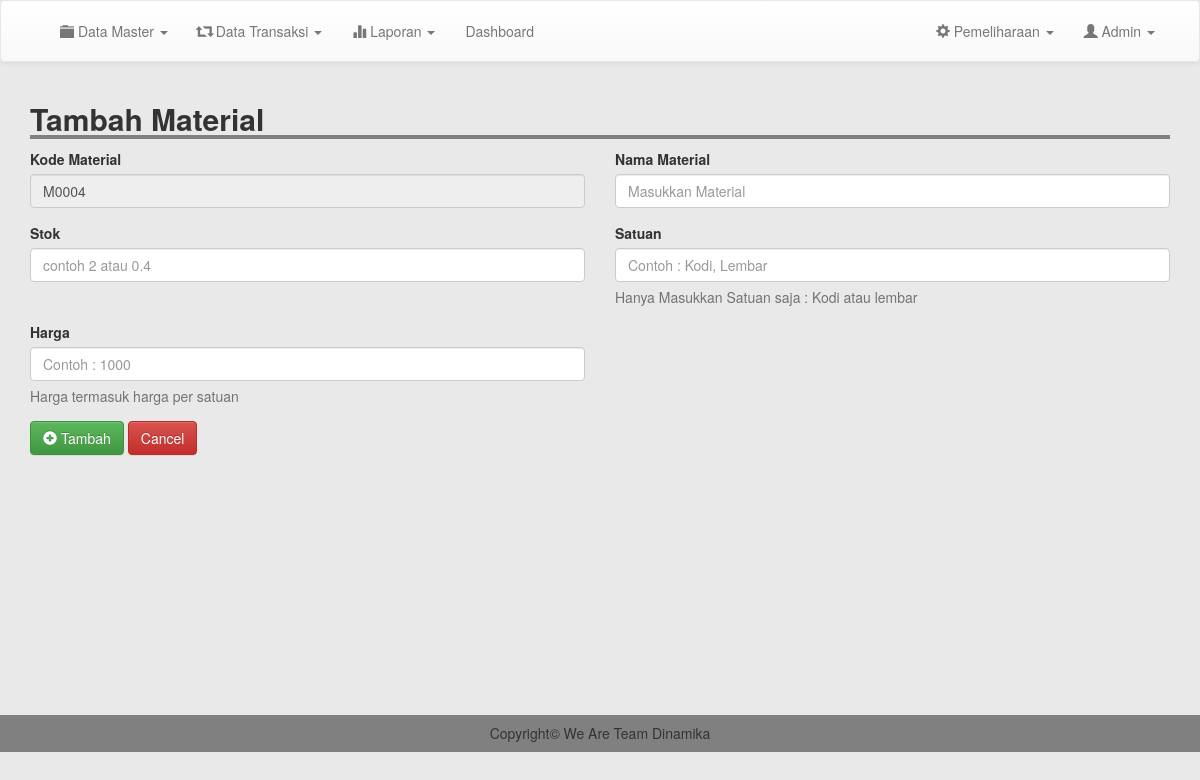
The page /admin/tm_inventory.php (signed in) on the database as committed earlier.
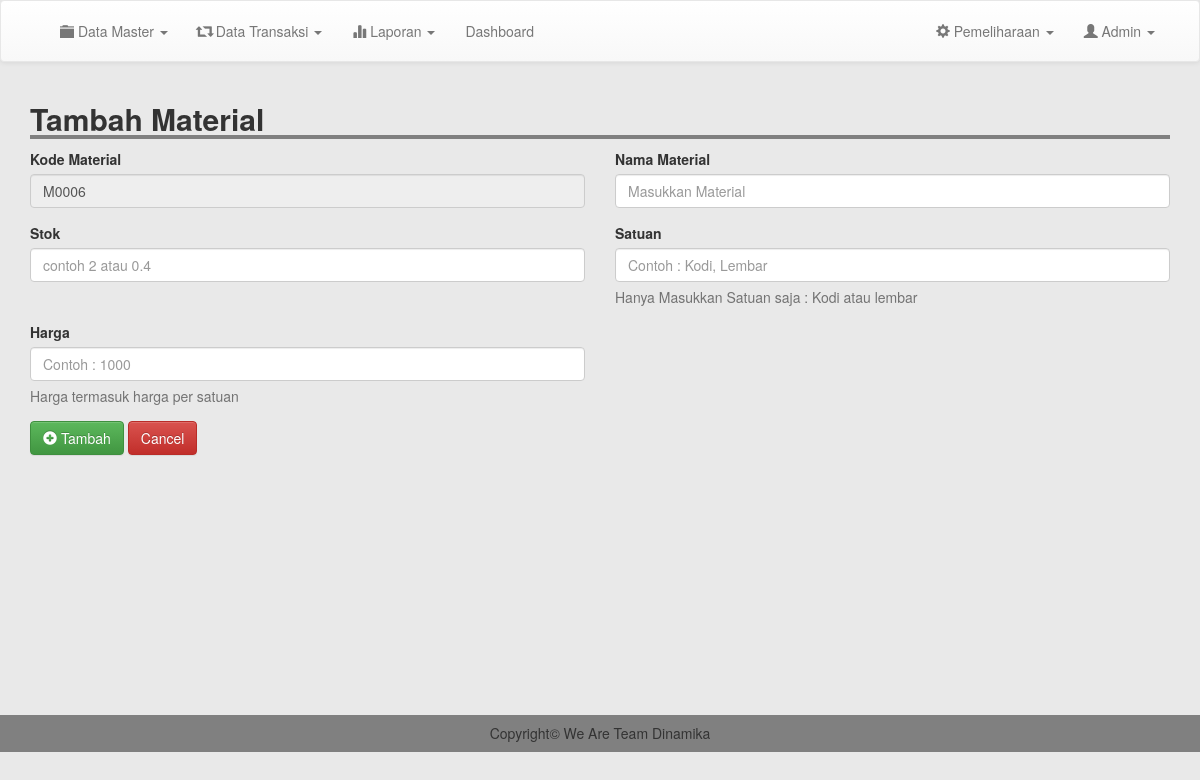
The same page on the database as committed later.
### tables this page shows
CREATE TABLE `inventory` (
  `kode_bk` varchar(100) NOT NULL,
  `nama` varchar(200) NOT NULL,
  `qty` varchar(200) NOT NULL,
  `satuan` varchar(200) NOT NULL,
  `harga` int(11) NOT NULL,
  `tanggal` date NOT NULL
);

### admin/tm_inventory.php (the view, shortened to what this page needs)
<?php
include 'header.php';
	$kode = mysqli_query($conn, "SELECT kode_bk from inventory order by kode_bk desc");
	$data = mysqli_fetch_assoc($kode);
	$num = substr($data['kode_bk'], 1, 4);
	$add = (int) $num + 1;
	if(strlen($add) == 1){
		$format = "M000".$add;
	}else if(strlen($add) == 2){
		$format = "M00".$add;
	}
	else if(strlen($add) == 3){
		$format = "M0".$add;
	}else{
		$format = "M".$add;
	}
?>
<div class="container">
	<h2 style=" width: 100%; border-bottom: 4px solid gray"><b>Tambah Material</b></h2>
	<form action="proses/tambah_inv.php" method="POST">
		<div class="row">
			<div class="col-md-6">
				<div class="form-group">
					<label for="exampleInputEmail1">Kode Material</label>
					<input type="text" class="form-control" id="exampleInputEmail1" disabled value="<?php echo $format; ?>">
				</div>
			</div>
			<div class="col-md-6">
				<div class="form-group">
					<label for="exampleInputEmail1">Nama Material</label>
					<input type="text" class="form-control" id="exampleInputEmail1" placeholder="Masukkan Material" name="nama">
				</div>
			</div>
		</div>
		<div class="row">
			<div class="col-md-6">
				<div class="form-group">
					<label for="exampleInputEmail1">Stok</label>
					<input type="number" class="form-control" id="exampleInputEmail1"  name="stok" placeholder="contoh 2 atau 0.4" min="1">
				</div>
			</div>
			<div class="col-md-6">
				<div class="form-group">
					<label for="exampleInputEmail1">Satuan</label>
					<input type="text" class="form-control" id="exampleInputEmail1" placeholder="Contoh : Kodi, Lembar" name="satuan">
						<p class="help-block">Hanya Masukkan Satuan saja : Kodi atau lembar</p>
				</div>
			</div>
		</div>
		<div class="row">
			<div class="col-md-6">
				<div class="form-group">
					<label for="exampleInputEmail1">Harga</label>
					<input type="number" class="form-control" id="exampleInputEmail1"  name="harga" placeholder="Contoh : 1000" min="1">
					<p class="help-block">Harga termasuk harga per satuan</p>
				</div>
			</div>
		</div>
		<button type="submit"  class="btn btn-success" ><i class="glyphicon glyphicon-plus-sign"></i> Tambah</button>
		<a href="inventory.php" class="btn btn-danger">Cancel</a>
	</form>
</div>
<br>
<br>
<br>
<br>
<br>
<br>
<br>
<br>
<br>
<br>
<br>
<br>
<br>
<?php
include 'footer.php';
?>

Rows that differ between the two databases and show on the page:
no longer on this page (row edited): inventory: kode_bk "M0004"
added inventory: kode_bk "M0006"
